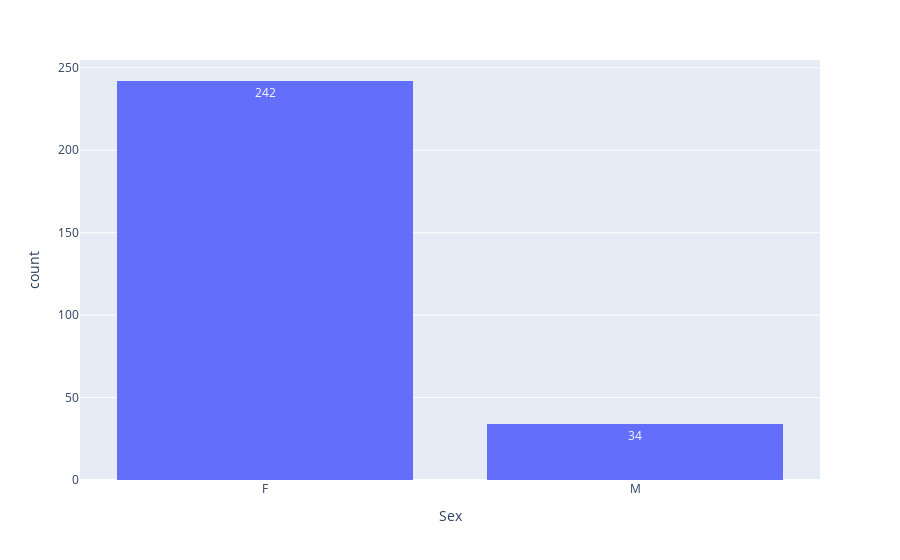

Notebook code cell kept with this figure:
### Code cell
import plotly.express as px
px.histogram(data_frame = data, x = "Sex", text_auto=True)

### Figure 1 — Plotly figure (JSON) as saved in the notebook; plotly's stock layout.template omitted (floating-point values rounded to 4 significant figures; data arrays with more than 128 entries replaced by an {"elided": "..."} marker saying what was removed)
{"data": [{"alignmentgroup": "True", "bingroup": "x", "hovertemplate": "Sex=%{x}<br>count=%{y}<extra></extra>", "legendgroup": "", "marker": {"color": "#636efa", "pattern": {"shape": ""}}, "name": "", "offsetgroup": "", "orientation": "v", "showlegend": false, "texttemplate": "%{value}", "type": "histogram", "x": {"elided": "276 str values"}, "xaxis": "x", "yaxis": "y"}], "layout": {"autosize": true, "barmode": "relative", "legend": {"tracegroupgap": 0}, "margin": {"t": 60}, "xaxis": {"anchor": "y", "autorange": true, "domain": [0, 1], "range": [-0.5, 1.5], "title": {"text": "Sex"}, "type": "category"}, "yaxis": {"anchor": "x", "autorange": true, "domain": [0, 1], "range": [0, 254.7], "title": {"text": "count"}}}}
